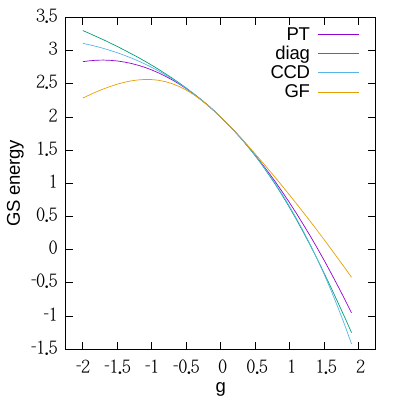

Write the gnuplot code that produced this figure.
set term pdf enhanced color dashed size 4,4 font "Helvetica,20"

reset
set output "g.pdf"

set xrange [-2.25:2.25]
set xlabel "g" offset 0,0.5
set ylabel "GS energy" offset 1
plot "g.dat" u 1:2 title "PT" w l, "" u 1:3 title "diag" w l, "" u 1:4 title "CCD" w l ,"" u 1:5 title "GF" w l
